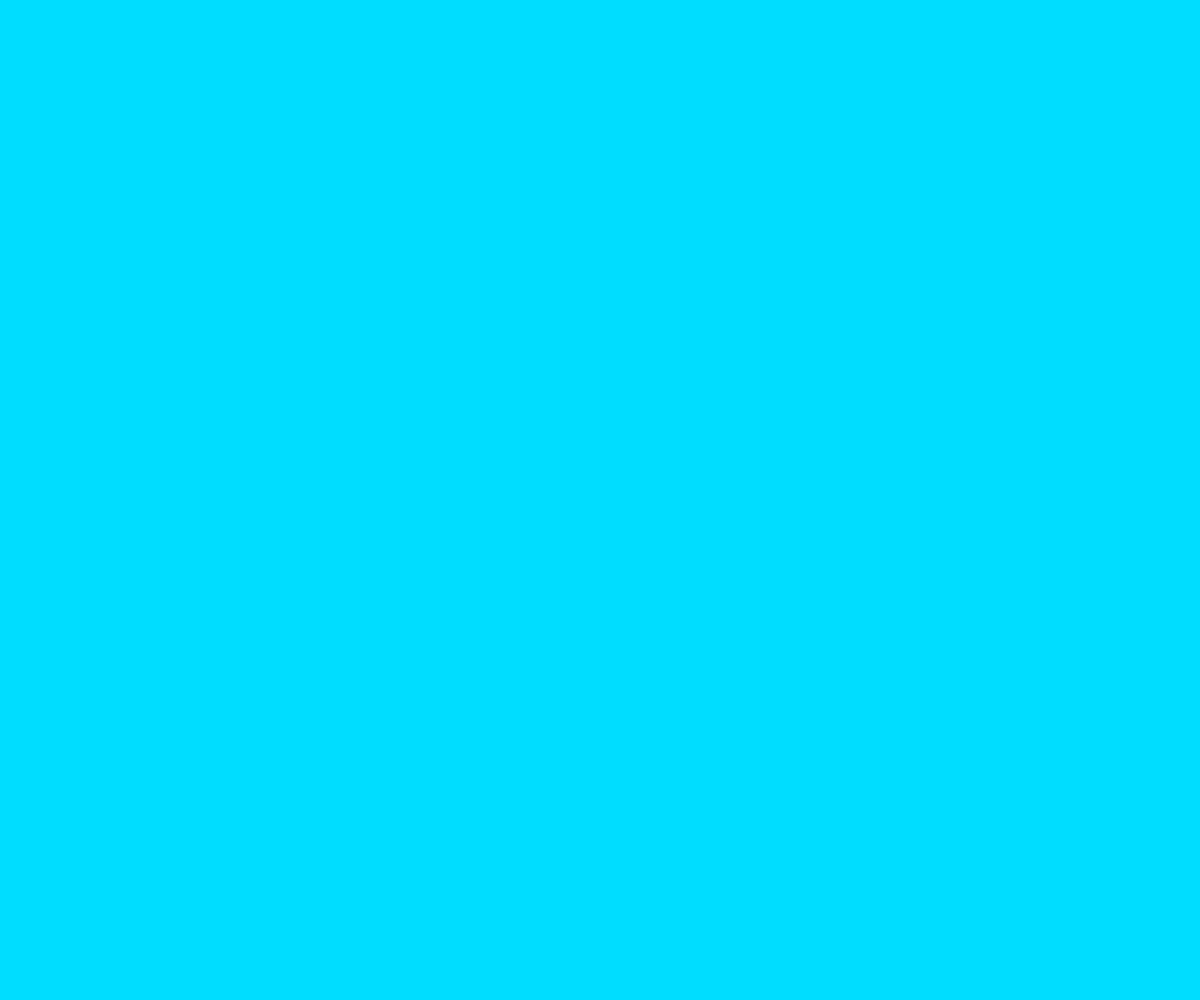
Frame 1 (no input)
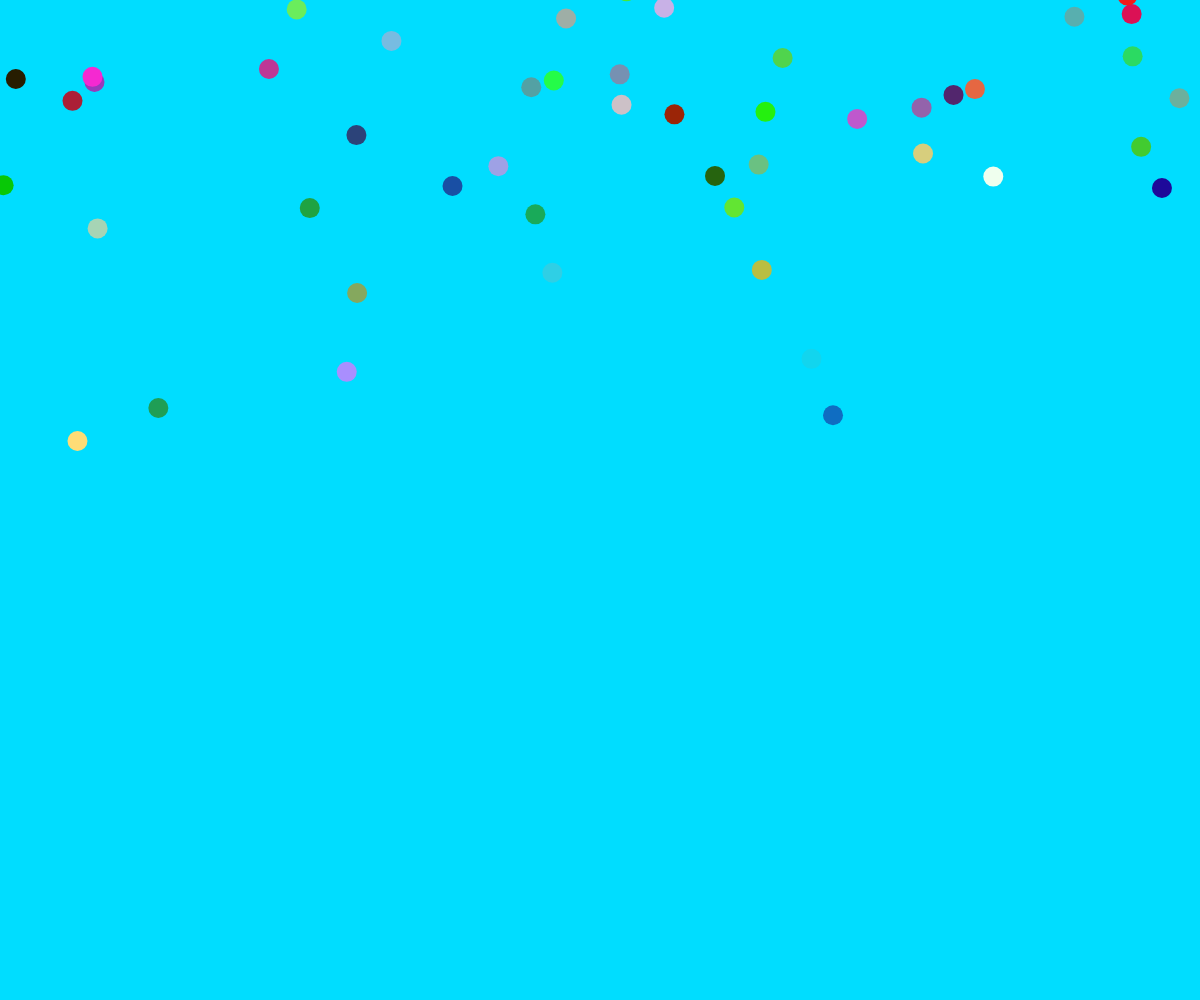
Frame 60 (no input)
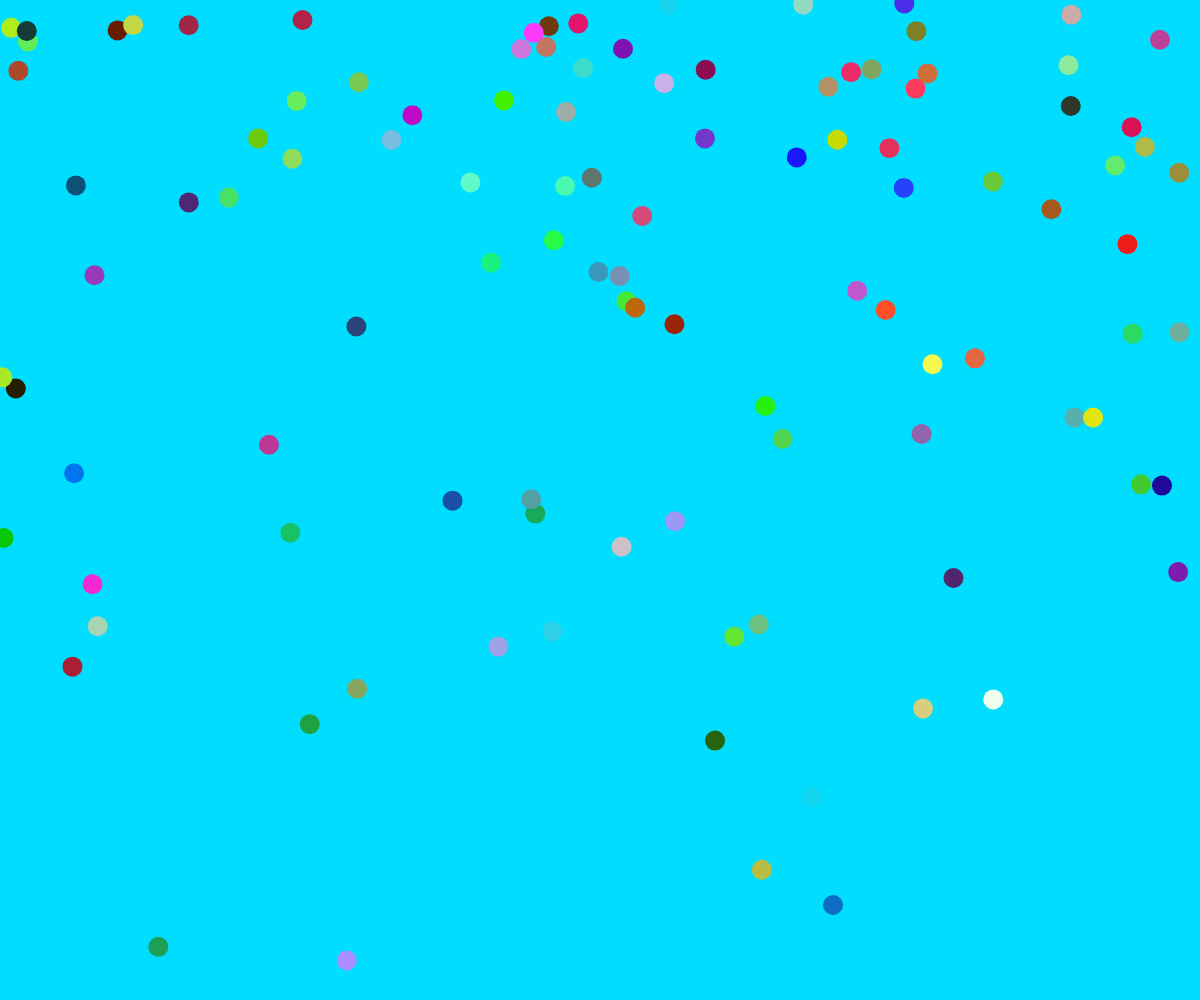
Frame 120 (the mouse pressed at the canvas centre since frame 60)

The p5.js sketch that drew these frames (run headless with seeded random() and noise() and a simulated clock; from frame 60 on, the mouse is pressed at the canvas centre):

// p5.js sketch
// ── sketch.js
//for entrancs animations
let xPos = [];
let yPos = [];
let ySpeed = [];
let rColor = [];
let gColor = [];
let bColor = [];


let startGame = false;
let paddle;
function setup(){
    frameRate(60);
    createCanvas(windowWidth, windowHeight);
    paddle = new Paddle(width, height);
   
}
function windowResized(){
    resizeCanvas(windowWidth, windowHeight);
    paddle = new Paddle(width, height);
}
function animate(){
    if(frameCount % 1 == 0){
        xPos.push(random(0, width));
        yPos.push(-50);
        ySpeed.push(random(1, 10));
        rColor.push(random(0, 255));
        gColor.push(random(0, 255));
        bColor.push(random(0, 255));
    }
    for(let i = 0; i < xPos.length; i++){
        fill(rColor[i], gColor[i], bColor[i]);
        noStroke();
        ellipse(xPos[i], yPos[i], 20, 20);
        yPos[i] += ySpeed[i];
        if(yPos[i] > height + 50){
            xPos.splice(i, 1);
            yPos.splice(i, 1);
            ySpeed.splice(i, 1);
            rColor.splice(i, 1);
            gColor.splice(i, 1);
            bColor.splice(i, 1);
            i--;
        }
    }
}
function draw(){
    
    background(0, 221, 255);
    if(!startGame){
        animate();
    }else{
        paddle.show(); 
    }
   
    
    
   
  
}

// ── Paddle.js
class Paddle{
    constructor(width, height) {
        this.x = width/2;
        this.y = height*0.95;
        this.width = width/4;
        this.height = height/16;
    }
    show(){
        fill(255, 0, 0);
        rectMode(CENTER);
        this.x = mouseX;
        rect(this.x,this.y,this.width,this.height);
    }
}
// ── buttons.js

function playClick(){
   document.querySelector(".entrance").style.display = "none";
   startGame = true;
}
function exitClick(){
   document.querySelector(".info").style.display = "none";
   document.querySelector(".entrance").style.display = "block";
}
function infoClick(){
   document.querySelector(".entrance").style.display = "none";
   document.querySelector(".info").style.display = "block";
}

// ── gcashQR.html
<!DOCTYPE html>
<html lang="en">
    <head>
        <link rel="icon" type="image/x-icon" href="GCashlogo.png">
        <meta name="viewport" content="width=device-width, initial-scale=1.0">
        <title>Kaiser's GCash</title>
        <style>
            body{
                margin: auto;
            }
            img{
                height: 600px;
            }
           

        </style>
    </head>
    <body>
        <div class="i">
        <img src="gcashQR.JPEG" alt="gcash QR code">
        </div>
    </body>
</html>
// ── style.css
*{
    margin: 0;
    padding: 0;
    box-sizing: border-box;
}
body{
    min-width: 600px;
    background-color: #00ddff;
    color: #fff;
    font-family: 'Arial', sans-serif;
    display: flex;
    align-items: center;
    width: 100vw;
    height: 100vh;
    position: relative;
    overflow: hidden;
}
.entrance{
    width: 100%;
    height: 100%;
    background-color: transparent;
    position: absolute;
    display: block; /*temporary*/
    z-index: 100;
}
.entrance #info-button{
    position: absolute;
    background-color: #ffffff;
    border-radius: 10px;
    padding: 20px 40px;
    border: solid 5px #ff0000;
    font-family: fantasy;
    font-size: 30px;
    color: #ff0000;
    cursor: pointer;
    transition: background-color 0.3s ease;
    top: 70%;
    left: 50%;
    transform: translate(-50%, -50%);
}
.entrance #info-button:hover{
    background-color: #a6aea6;
    color: #901212;
    border-color: #af2929;
}
#title{
    position: absolute;
    top: 20%;
    left: 50%;
    transform: translate(-50%, 0);
    color: red;
    font-size: 2rem;
    background-color: rgb(0, 0, 255);
    border: ridge 10px #18e70d;
    font-size: 50px;
    width: 550px;
    text-align: center;
    margin: auto;
    display: flex;
}
#play-button{
    position: absolute;
    top: 50%;
    left: 50%;
    transform: translate(-50%, -50%);
    background-color: #00ff00;
    border-radius: 10px;
    padding: 20px 40px;
    border: solid 5px #005eff;
    font-family: fantasy;
    font-size: 30px;
    color: #ff0000;
    cursor: pointer;
    transition: background-color 0.3s ease;
}
#play-button:hover{
    background-color: #00cc00;
    color: #901212;
    border-color: #0e4ead;
}
.info{
    position: absolute;
    top: 50%;
    left: 50%;
    transform: translate(-50%, -50%);
    background-color: #ffffff;
    border-radius: 10px;
    padding: 20px 40px;
    border: solid 5px #005eff;
    font-family: fantasy;
    font-size: 30px;
    color: #ff0000;
    cursor: pointer;
    transition: background-color 0.3s ease;
    text-align: center;
    display: none;
    z-index: 100;
}
.info p{
    color: #196219;
    font-size: 0.8em;
}
.info h2{
    -webkit-text-stroke-width: 1px;
    -webkit-text-stroke-color: black;    
}
.info .donation{
    color: rgb(0, 123, 255);
}
.info .donation a{
    color: rgb(255, 0, 0);;
    text-decoration: underline;
}
.info .donation a:hover{
    color: rgb(188, 33, 33);
}
.info button{
    position: absolute;
    top: 0;
    right: 0;
    width: 50px;
    height: 50px;
    text-align: center;
    font-family: fantasy;
    font-size: 30px;
}
